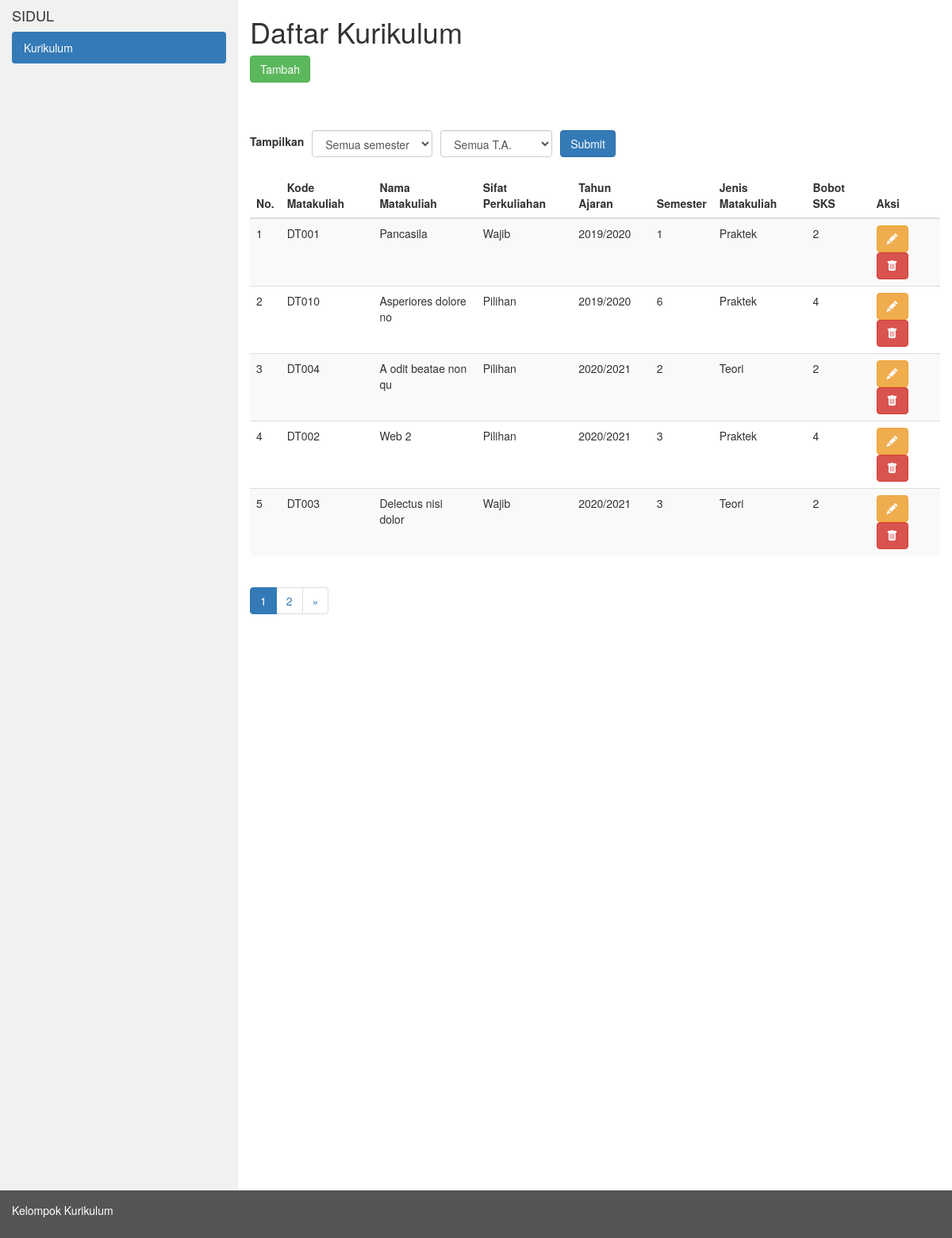
The page / on the database its author committed.
### tables this page shows
CREATE TABLE `tbl_kurikulum` (
  `id` int(11) NOT NULL,
  `kode_matakuliah` varchar(5) NOT NULL,
  `nama_matakuliah` varchar(50) NOT NULL,
  `sifat_perkuliahan` varchar(20) NOT NULL,
  `tahun_ajaran` varchar(10) NOT NULL,
  `semester` int(1) NOT NULL,
  `jenis_matakuliah` varchar(20) NOT NULL,
  `bobot_sks` int(2) NOT NULL
);

### application/controllers/C_kurikulum.php (called while the page is built, shortened)
<?php
class C_kurikulum extends CI_Controller
{
    public function __construct()
    {
        $this->load->model('M_kurikulum');
        $this->load->library('form_validation');
    }
    private function dataPerkuliahan()
    {
        return $data = [
            'tahun_ajaran' => [
                '2019/2020',
                '2020/2021',
                '2021/2022',
            ],
            'semester' => [
                '1',
                '2',
                '3',
                '4',
                '5',
                '6',
            ],
            'jenis_matakuliah' => [
                'Praktek',
                'Teori'
            ],
            'sifat_perkuliahan' => [
                'Wajib',
                'Pilihan',
                'Konsentrasi',
            ],
        ];
    }
    public function index()
    {
        $this->load->library('pagination');
        if ($this->input->post('submit')) {
            $data['semester'] = $this->input->post('semester');
            $data['tahun_ajaran'] = $this->input->post('tahun_ajaran');
            $this->session->set_userdata('semester', $data['semester']);
            $this->session->set_userdata('tahun_ajaran', $data['tahun_ajaran']);
        } else {
            $data['semester'] = $this->session->userdata('semester');
            $data['tahun_ajaran'] = $this->session->userdata('tahun_ajaran');
        }
        $config['per_page'] = 5;
        $data['start'] = $this->uri->segment(3);
        $data['kurikulum'] = $this->M_kurikulum->ambilKurikulum($config['per_page'], $data['start'], $data['semester'], $data['tahun_ajaran']);
        $data['tahun_ajaran'] = $this->dataPerkuliahan()['tahun_ajaran'];
        $data['semester'] = $this->dataPerkuliahan()['semester'];
        $this->load->view('kurikulum/layouts/header');
        $this->load->view('kurikulum/V_kurikulum', $data);
        $this->load->view('kurikulum/layouts/footer');
    }
}

### index.php (called while the page is built, shortened)
<?php
require_once BASEPATH.'core/CodeIgniter.php';

### application/config/config.php (called while the page is built, shortened)
<?php
$config['base_url'] = 'http://localhost/web-2/praktek/fa-pweb-kurikulum/';
$config['index_page'] = '';
$config['uri_protocol']	= 'REQUEST_URI';
$config['url_suffix'] = '';
$config['language']	= 'english';
$config['charset'] = 'UTF-8';
$config['enable_hooks'] = FALSE;
$config['subclass_prefix'] = 'MY_';
$config['composer_autoload'] = FALSE;
$config['permitted_uri_chars'] = 'a-z 0-9~%.:_\-';
$config['enable_query_strings'] = FALSE;
$config['controller_trigger'] = 'c';
$config['function_trigger'] = 'm';
$config['directory_trigger'] = 'd';
$config['allow_get_array'] = TRUE;
$config['log_threshold'] = 0;
$config['log_path'] = '';
$config['log_file_extension'] = '';
$config['log_file_permissions'] = 0644;
$config['log_date_format'] = 'Y-m-d H:i:s';
$config['error_views_path'] = '';
$config['cache_path'] = '';
$config['cache_query_string'] = FALSE;
$config['encryption_key'] = '';
$config['sess_driver'] = 'files';
$config['sess_cookie_name'] = 'ci_session';
$config['sess_expiration'] = 7200;
$config['sess_save_path'] = NULL;
$config['sess_match_ip'] = FALSE;
$config['sess_time_to_update'] = 300;
$config['sess_regenerate_destroy'] = FALSE;
$config['cookie_prefix']	= '';
$config['cookie_domain']	= '';
$config['cookie_path']		= '/';
$config['cookie_secure']	= FALSE;
$config['cookie_httponly'] 	= FALSE;
$config['standardize_newlines'] = FALSE;
$config['global_xss_filtering'] = FALSE;
$config['csrf_protection'] = FALSE;
$config['csrf_token_name'] = 'csrf_test_name';
$config['csrf_cookie_name'] = 'csrf_cookie_name';
$config['csrf_expire'] = 7200;
$config['csrf_regenerate'] = TRUE;
$config['csrf_exclude_uris'] = array();
$config['compress_output'] = FALSE;
$config['time_reference'] = 'local';
$config['rewrite_short_tags'] = FALSE;
$config['proxy_ips'] = '';

### application/models/M_kurikulum.php (called while the page is built, shortened)
<?php
class M_kurikulum extends CI_Model {
    public function ambilKurikulum($limit, $start, $semester = null, $tahun_ajaran = null)
    {
        $this->db->order_by('tahun_ajaran', 'asc');
        $this->db->order_by('semester', 'asc');
        return $this->db->get('tbl_kurikulum', $limit, $start)->result_array();
    }
}

### application/views/kurikulum/V_kurikulum.php (the view, shortened to what this page needs)
<div class="container-fluid">
    <div class="row content">
        <div class="col-sm-3 sidenav">
            <h4>SIDUL</h4>
            <ul class="nav nav-pills nav-stacked">
                <li class="active"><a href="<?php echo base_url() ?>">Kurikulum</a></li>
            </ul>
        </div>
        <div class="col-sm-9">
            <div class="header mb-60px">
                <h1>Daftar Kurikulum</h1>
                <a href="<?php echo base_url() ?>tambah" class="btn btn-success">Tambah</a>
            </div>
            <div class="main">
                <form action="<?php echo base_url() ?>" method="post">
                    <div class="form-group mb-20px">
                        <div class="d-flex align-items-center">
                            <label class="form-label me-10px" for="semester">Tampilkan</label>
                            <div class="me-10px">
                                <select name="semester" id="semester" class="form-control">
                                    <option value="">Semua semester</option>
                                </select>
                            </div>
                            <div class="me-10px">
                                <select name="tahun_ajaran" id="tahun_ajaran" class="form-control">
                                    <option value="">Semua T.A.</option>
                                </select>
                            </div>
                            <input type="submit" name="submit" class="btn btn-primary"></input>
                        </div>
                    </div>
                </form>
                <table class="table table-striped">
                    <thead>
                        <tr>
                            <th>No.</th>
                            <th>Kode Matakuliah</th>
                            <th>Nama Matakuliah</th>
                            <th>Sifat Perkuliahan</th>
                            <th>Tahun Ajaran</th>
                            <th>Semester</th>
                            <th>Jenis Matakuliah</th>
                            <th>Bobot SKS</th>
                            <th>Aksi</th>
                        </tr>
                    </thead>
                    <tbody>
                        <?php
                        foreach ($kurikulum as $data) :
                        ?>
                            <tr>
                                <td><?php echo ++$start ?></td>
                                <td><?php echo $data['kode_matakuliah'] ?></td>
                                <td><?php echo $data['nama_matakuliah'] ?></td>
                                <td><?php echo $data['sifat_perkuliahan'] ?></td>
                                <td><?php echo $data['tahun_ajaran'] ?></td>
                                <td><?php echo $data['semester'] ?></td>
                                <td><?php echo $data['jenis_matakuliah'] ?></td>
                                <td><?php echo $data['bobot_sks'] ?></td>
                                <td>
                                    <a href="<?php echo base_url() ?>edit/<?php echo $data['id'] ?>" class="btn btn-warning">
                                        <i class="bi bi-pencil-fill"></i>
                                    </a>
                                    <a onclick="return confirm('Apa Anda yakin untuk menghapus data ini?')" href="<?php echo base_url() ?>hapus/<?php echo $data['id'] ?>" class="btn btn-danger">
                                        <i class="bi bi-trash-fill"></i>
                                    </a>
                                </td>
                            </tr>
                        <?php
                        endforeach
                        ?>
                    </tbody>
                </table>
                <?php echo $this->pagination->create_links() ?>
            </div>
        </div>
    </div>
</div>

### application/config/pagination.php (shortened to what this page needs)
<?php
$config['base_url'] = base_url().'/c_kurikulum/index';
$config['full_tag_open'] = '<ul class="pagination">';
$config['full_tag_close'] = '</ul>';
$config['first_link'] = 'First';
$config['first_tag_open'] = '<li>';
$config['first_tag_close'] = '</li>';
$config['last_link'] = 'Last';
$config['last_tag_open'] = '<li>';
$config['last_tag_close'] = '</li>';
$config['next_link'] = '&raquo';
$config['next_tag_open'] = '<li>';
$config['next_tag_close'] = '</li>';
$config['cur_tag_open'] = '<li class="active"><a href="#">';
$config['cur_tag_close'] = '</a></li>';
$config['num_tag_open'] = '<li>';
$config['num_tag_close'] = '</li>';

### application/views/kurikulum/layouts/header.php (shortened to what this page needs)
<!DOCTYPE html>
<html lang="en">
<head>
    <link rel="stylesheet" href="https://maxcdn.bootstrapcdn.com/bootstrap/3.4.1/css/bootstrap.min.css">
    <link rel="stylesheet" href="https://cdn.jsdelivr.net/npm/bootstrap-icons@1.7.2/font/bootstrap-icons.css">
</head>
<body>

### application/views/kurikulum/layouts/footer.php
<footer class="container-fluid">
    <p>Kelompok Kurikulum</p>
</footer>
</body>
</html>

### application/views/kurikulum/layouts/header.php (style rules this page uses)
.mb-20px { margin-bottom: 20px; }
.mb-60px { margin-bottom: 60px; }
.me-10px { margin-right: 10px; }
.row.content { height: 1500px }
.sidenav { background-color: #f1f1f1; height: 100%; }
.d-flex { display: flex; }
.align-items-center { align-items: center; }
.form-label { display: inline; }
footer { background-color: #555; color: white; padding: 15px; }

### rows shown on the page
tbl_kurikulum: kode_matakuliah "DT001", nama_matakuliah "Pancasila", sifat_perkuliahan "Wajib", tahun_ajaran "2019/2020", semester "1", jenis_matakuliah "Praktek", bobot_sks "2"
tbl_kurikulum: kode_matakuliah "DT010", nama_matakuliah "Asperiores dolore no", sifat_perkuliahan "Pilihan", tahun_ajaran "2019/2020", semester "6", jenis_matakuliah "Praktek", bobot_sks "4"
tbl_kurikulum: kode_matakuliah "DT004", nama_matakuliah "A odit beatae non qu", sifat_perkuliahan "Pilihan", tahun_ajaran "2020/2021", semester "2", jenis_matakuliah "Teori", bobot_sks "2"
tbl_kurikulum: kode_matakuliah "DT002", nama_matakuliah "Web 2", sifat_perkuliahan "Pilihan", tahun_ajaran "2020/2021", semester "3", jenis_matakuliah "Praktek", bobot_sks "4"
tbl_kurikulum: kode_matakuliah "DT003", nama_matakuliah "Delectus nisi dolor", sifat_perkuliahan "Wajib", tahun_ajaran "2020/2021", semester "3", jenis_matakuliah "Teori", bobot_sks "2"

### other values the page prints
$this->pagination->create_links() "1 2 »"
